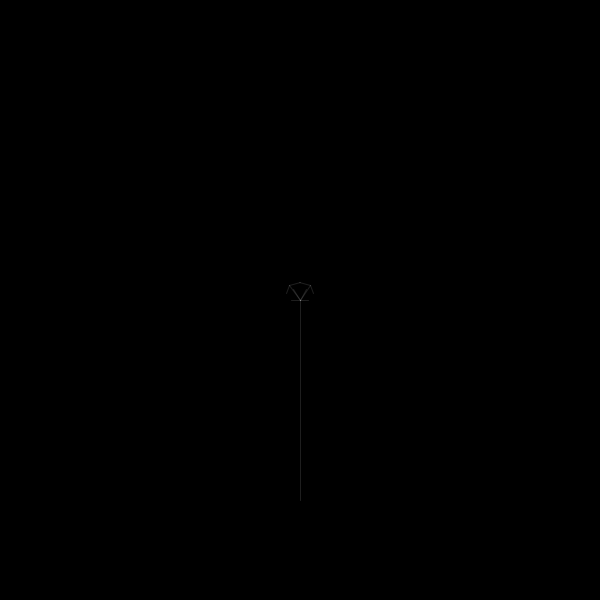
Frame 1 (no input)
Frame 60 (the mouse pressed at the canvas centre just before this capture): identical to frame 1, image omitted
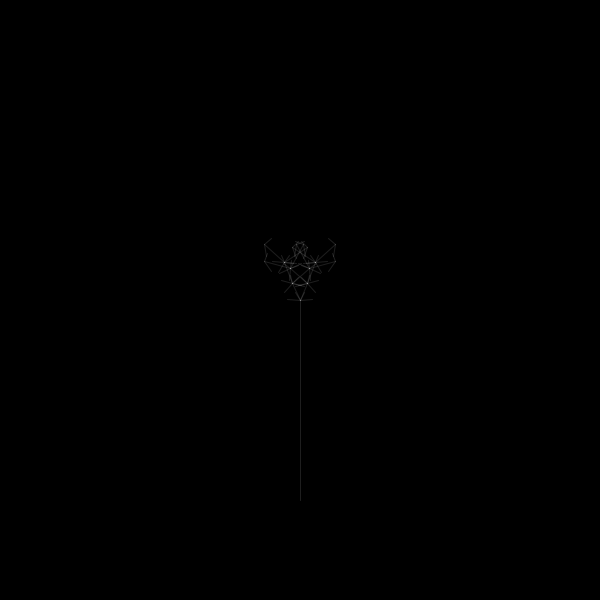
Frame 120 (the mouse held since frame 60 and released just before this capture)

The Processing sketch that drew these frames (run headless with seeded random() and noise(); from frame 60 on, the mouse is pressed at the canvas centre):

// Processing sketch: processing_6608
// ── processing_6608.pde

  float r=1;//rotate parameter
  float count_r=30;//rotate angle
  float rule=1.03;
  
  float unit=3;//unite size
  float a = 2.5 + 2 * unit;//short side
  float b = a / sin(radians(45));//long side


int parameter=18;

void setup(){
  smooth();
  size(600,600);
  background(0);
}
void draw(){
  background(0);
  frameRate(30);  
  stroke(255, 30);
  ///////////////////////////////////////////////////////////////////
  float ro = (mouseX / (float) width) * 120f;
  // Convert it to radians
  count_r = degrees(radians(ro));
  
  rule = 1.45-((mouseY / (float) width) * 100f)/230;

//      count_r=count_r+(r/10);
//    if(count_r>120)
//      r=-r;
//    else if(count_r<0)
//      r=-r; 
//      println(count_r);
  ///////////////////////////////////////////////////////////////////
  
    translate(width/2, height/2);
    line(0,0,0,200);
    //rotate(radians(-60));
    //rotate(radians(-count_r));//rotate object
    
    //for(int parameter=12; parameter<24; parameter++);
  ///////////////////////////////////////////////////////////////////
  
    angle_branch(parameter, a, b);


 
    }


void angle_branch(float branch_length, float a, float b){


  float b_x = b*cos(radians(60));
  float b_y = b*sin(radians(60));
  float degree_a = degrees(acos(((branch_length-a)/2)/b));
  float target_x = branch_length*cos(radians(120-degree_a));
  float target_y = -branch_length*sin(radians(120-degree_a)); 
  float branch_length_vr = branch_length; 
  
  branch_length_vr=branch_length*rule;
  
  if(branch_length_vr<35){
    pushMatrix();
    rotate(radians(-count_r));
      line(0,0,a,0);
      line(0,0,-b_x,-b_y);
      line(0,0,target_x, target_y);//parameter
        translate(target_x, target_y);
        rotate(radians(2*degree_a-60));
        line(0,0,a,0);
        line(0,0,-b_x,b_y); 
        angle_branch(branch_length_vr, a, b);    
      popMatrix(); 
//      
    pushMatrix();
    rotate(radians(count_r));
      line(0,0,-a,0);
      line(0,0,b_x,-b_y);
      line(0,0,-target_x, target_y);//parameter
        translate(-target_x, target_y);
        rotate(-radians(2*degree_a-60));
        line(0,0,-a,0);
        line(0,0,b_x,b_y); 
        angle_branch(branch_length_vr, a, b);    
      popMatrix();       
  }
}
